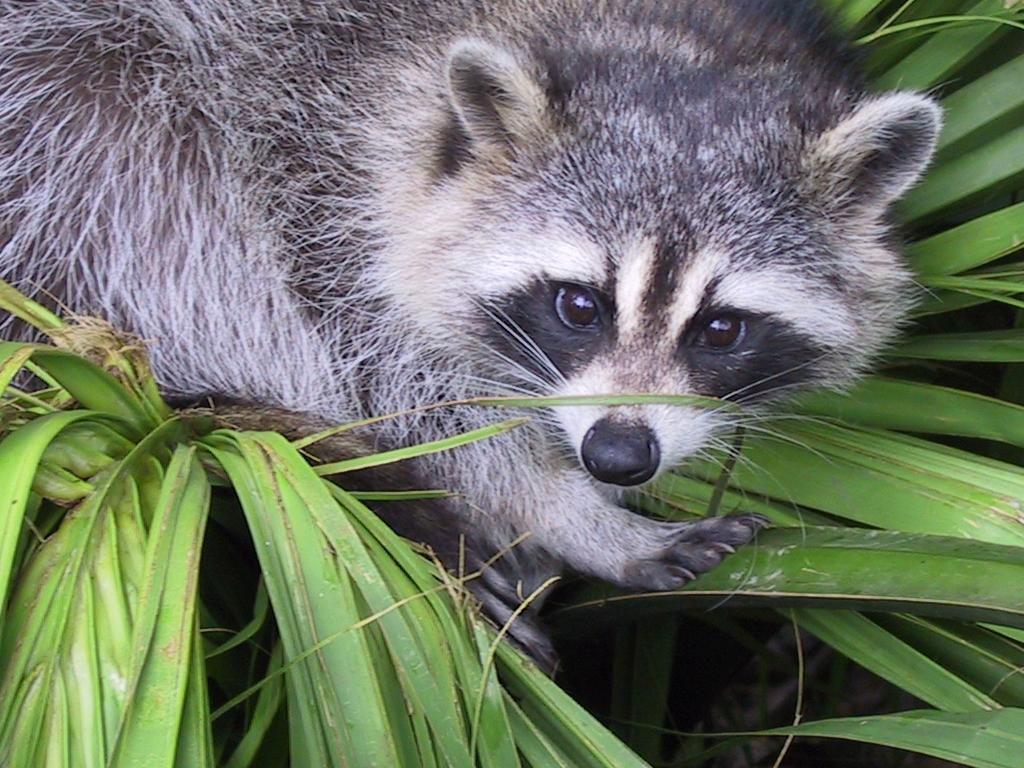
#> input picture 1_Array/ex04/animal.jpeg, 1024 x 768 px
$ python rotate.py
#> lines starting #> are read from the running program, lines starting #| are printed output that depends on the picture
### 1_Array/ex03/load_image.py
import os
import numpy as np
from PIL import Image


def ft_load(path: str) -> np.ndarray:
    '''
    [FT_LOAD] checks the format (JPG/JPEG) and path of a specified
    file, then loads an image and returns it as a an array.
    '''
#> called with path = 'animal.jpeg'
    try:
        if path[-4:] != ".jpg" and path[-5:] != ".jpeg":
            raise AssertionError("file format not accepted")
        if not os.path.exists(path):
            raise AssertionError(f"{path}: no such file")
        img = np.array(Image.open(path))
#> img is the input picture: shape (768, 1024, 3); mean R, G, B 110.7, 117.7, 102.1
        print(f"The shape of the image is: {img.shape}")
#| The shape of the image is: (768, 1024, 3)
        return img

    except AssertionError as e:
        print(f"AssertionError: {e}")
        return None

### 1_Array/ex04/rotate.py
import sys
from load_image import ft_load
import matplotlib.pyplot as plt
import numpy as np


def main():
    '''
    [MAIN] loads the image as an array, slices the array to zoom in,
    transposes it to rotate counterclockwise, and displays the rotated
    image in grayscale
    '''
    path = "animal.jpeg"

    try:
        img = ft_load(path)
        if img is None:
            raise AssertionError("image failed to load")
        print(img)
#> (printed output is left out)

        x_start, y_start, size = 450, 125, 400
        if y_start + size > img.shape[0] or x_start + size > img.shape[1]:
            raise IndexError("slicing indices are out of image bounds")

        disp = img[y_start:y_start + size, x_start:x_start + size, 2:3]
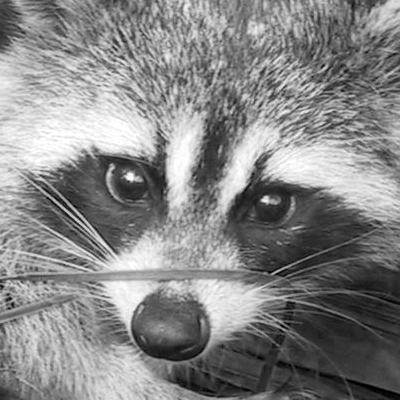
#> disp: shape (400, 400, 1); min 0, max 255, mean 134
        print(f"New shape after Transpose: {disp.shape} or {disp.shape[0:2]}")
#| New shape after Transpose: (400, 400, 1) or (400, 400)
        print(disp)
#> (printed output is left out)

        disp_rotated = np.empty((size, size, 1), dtype=disp.dtype)
        for i in range(size):
            for j in range(size):
                disp_rotated[size - 1 - j, i, 0] = disp[i, j, 0]
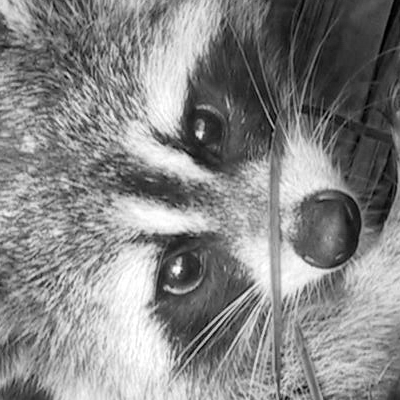
#> disp_rotated: shape (400, 400, 1); min 0, max 255, mean 134
        print(disp_rotated)
#> (printed output is left out)

        plt.imshow(disp_rotated, cmap='gray')
        plt.gcf().canvas.manager.set_window_title("ex04: rotate me")
        plt.show()

    except AssertionError as e:
        print(f"AssertionError: {e}")
        sys.exit(1)
    except IndexError as e:
        print(f"IndexError: {e}")
        sys.exit(1)
    except Exception as e:
        print(f"An unexpected error occurred: {e}")
        sys.exit(1)
    finally:
        plt.close('all')


if __name__ == "__main__":
    main()
